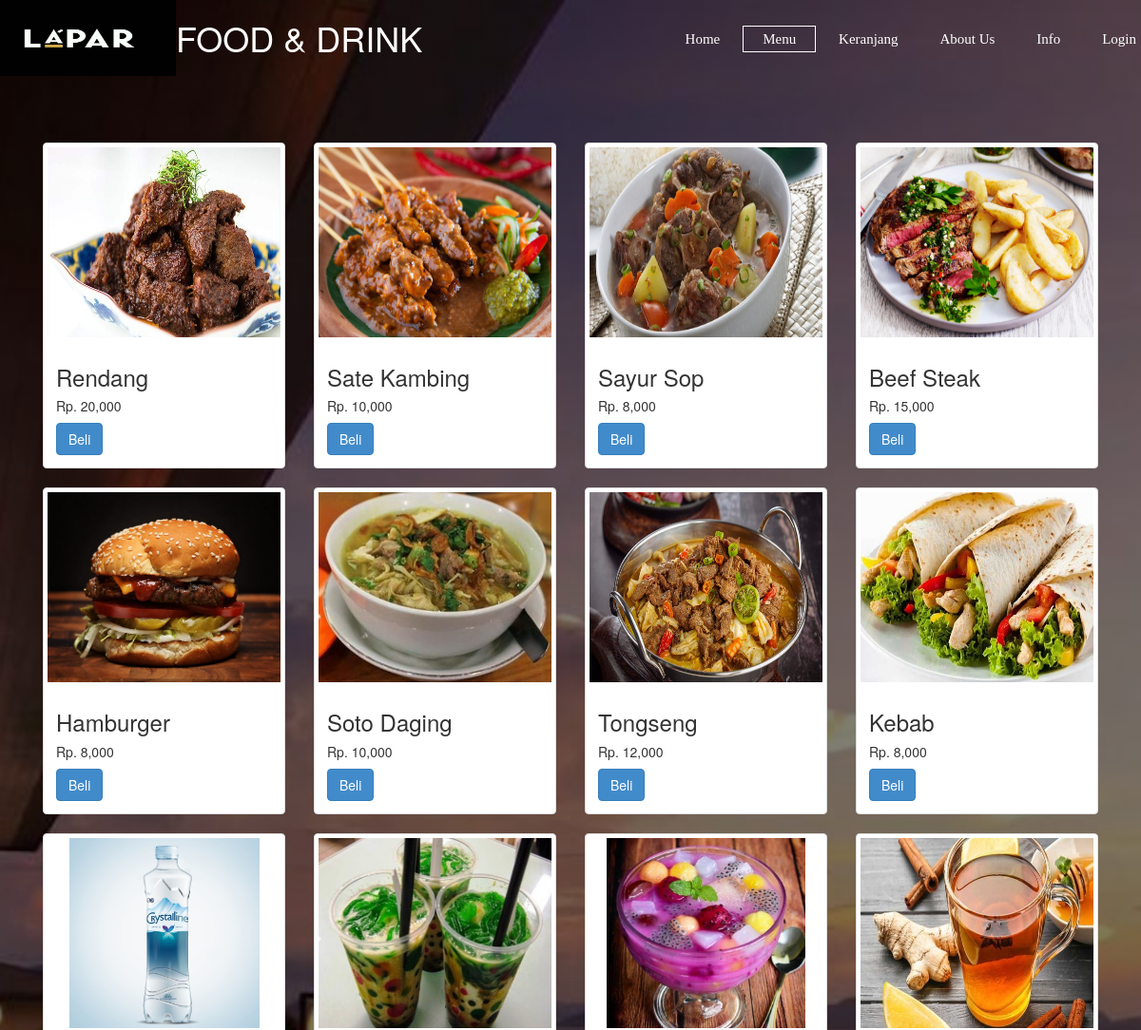
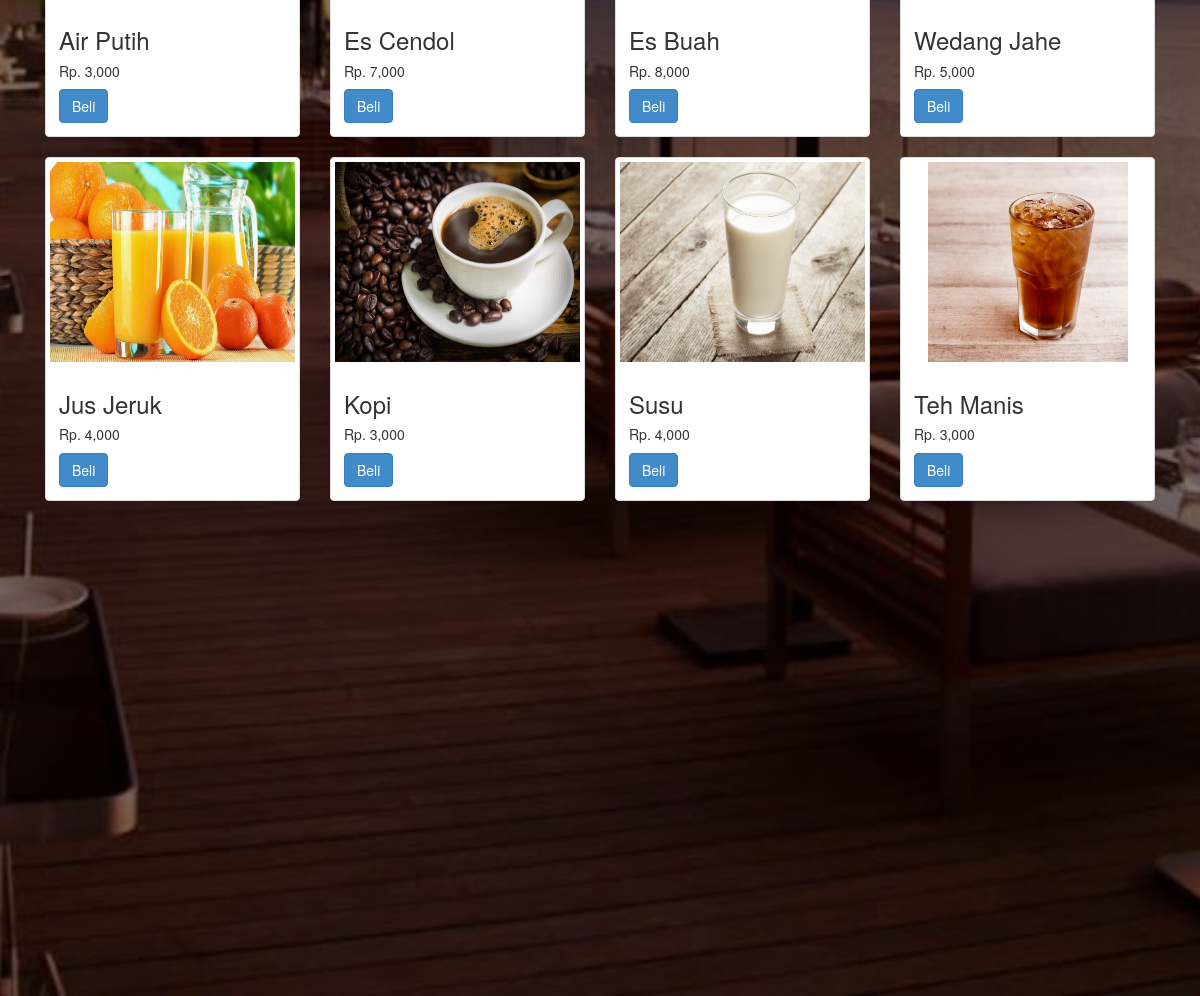
Screenshot of /food.php with the database file from the repository (2 pictures, top to bottom).
### tables this page shows
CREATE TABLE `produk` (
  `id_produk` int(11) NOT NULL,
  `nama_produk` varchar(150) NOT NULL,
  `harga_produk` varchar(300) NOT NULL,
  `foto_produk` varchar(100) NOT NULL
);

### food.php (the view, shortened to what this page needs)
<?php
include 'koneksi.php';
?>
<!DOCTYPE html>
<html>
<head>
	<link rel="stylesheet" type="text/css" href="admin/assets/css/bootstrap7.css">
</head>
<body>
	<header>
    <div class="row">
      <div class="logo">
        <img src="lapar.jpeg">
      </div>
      <ul class="main-nav">
        <li><a href="home.php">Home</a></li>
        <li class="active"><a href="food.php">Menu</a></li>
        <li><a href="keranjang.php">Keranjang</a></li>
        <li><a href="about.php">About Us</a></li>
        <li><a href="info.php">Info</a></li>
        <?php if (isset($_SESSION["pelanggan"])): ?>
        	<li><a href="out.php">Logout</a></li>
        	<?php else: ?>
        	<li><a href="in.php">Login</a></li>
        	<?php endif ?>
      </ul>
		<section class="konten">
			<div class="container">
				<h1>FOOD & DRINK</h1>
				<br>
				<br>
				<br>
				<br>
				<div class="woy">
					<?php $ambil = $koneksi->query("SELECT * FROM produk"); ?>
					<?php while ($perproduk = $ambil->fetch_assoc()) { ?>
					<div class="col-md-3">
						<div class="thumbnail">
							<img src="foto_produk/<?php echo $perproduk['foto_produk'] ?>" alt="">
							<div class="caption">
								<h3><?php echo $perproduk['nama_produk'];?></h3>
								<h5>Rp. <?php echo number_format ($perproduk['harga_produk']);?></h5>
								<a href="beli.php?id=<?php echo $perproduk['id_produk']; ?>" class="btn btn-primary">Beli</a>
							</div>
						</div>
					</div>
					<?php } ?>
				</div>
			</div>
		</section>
</body>
</html>

### rows the page displays
produk: foto_produk (picture), nama_produk "Rendang", harga_produk "20,000"
produk: foto_produk (picture), nama_produk "Sate Kambing", harga_produk "10,000"
produk: foto_produk (picture), nama_produk "Sayur Sop", harga_produk "8,000"
produk: foto_produk (picture), nama_produk "Beef Steak", harga_produk "15,000"
produk: foto_produk (picture), nama_produk "Hamburger", harga_produk "8,000"
produk: foto_produk (picture), nama_produk "Soto Daging", harga_produk "10,000"
produk: foto_produk (picture), nama_produk "Tongseng", harga_produk "12,000"
produk: foto_produk (picture), nama_produk "Kebab", harga_produk "8,000"
produk: foto_produk (picture), nama_produk "Air Putih", harga_produk "3,000"
produk: foto_produk (picture), nama_produk "Es Cendol", harga_produk "7,000"
produk: foto_produk (picture), nama_produk "Es Buah", harga_produk "8,000"
produk: foto_produk (picture), nama_produk "Wedang Jahe", harga_produk "5,000"
produk: foto_produk (picture), nama_produk "Jus Jeruk", harga_produk "4,000"
produk: foto_produk (picture), nama_produk "Kopi", harga_produk "3,000"
produk: foto_produk (picture), nama_produk "Susu", harga_produk "4,000"
produk: foto_produk (picture), nama_produk "Teh Manis", harga_produk "3,000"
